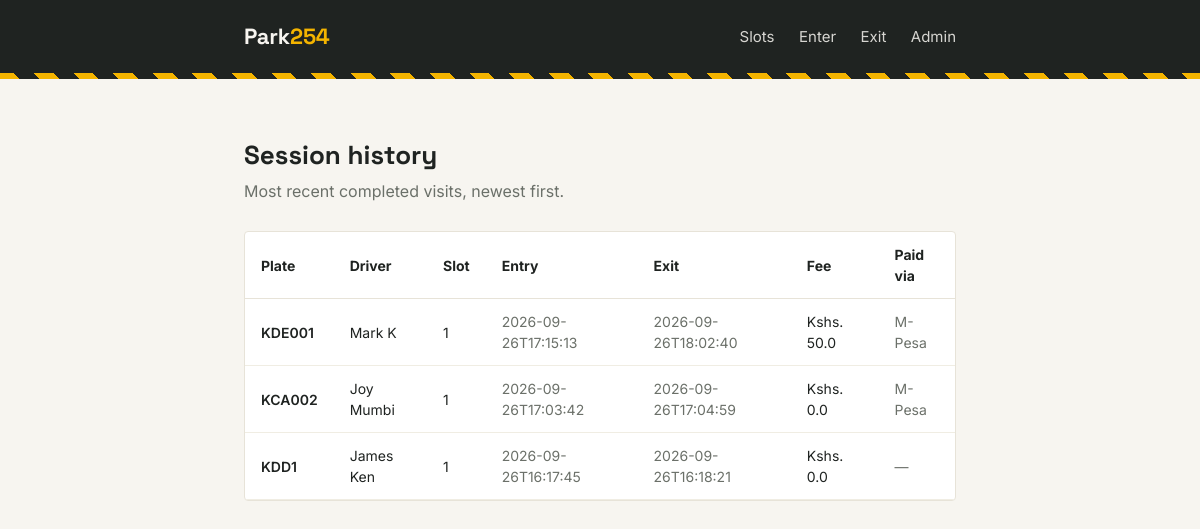
The page /history (signed in) on the database its author committed.
### tables this page shows
CREATE TABLE ParkingSession (
            session_id      INTEGER PRIMARY KEY AUTOINCREMENT,
            plate           TEXT NOT NULL REFERENCES Vehicle(plate),
            slot_id         INTEGER REFERENCES Slot(slot_id),
            entry_time      TEXT NOT NULL,
            exit_time       TEXT,
            fee_charged     REAL,
            status          TEXT NOT NULL CHECK (status IN ('ACTIVE', 'COMPLETED'))
        , payment_method TEXT);

CREATE TABLE Vehicle (
            plate           TEXT PRIMARY KEY,
            full_name       TEXT NOT NULL,
            phone_number    TEXT NOT NULL,
            email           TEXT
        , vehicle_type TEXT);

### app.py (the view)
@app.route("/history")
@login_required
def history():
    sessions = reporting.get_session_history(limit=50)
    return render_template("history.html", sessions=sessions)

### app.py (called while the page is built)
def login_required(view_func):
    @wraps(view_func)
    def wrapped(*args, **kwargs):
        if not session.get("is_admin"):
            return redirect(url_for("admin_login"))
        return view_func(*args, **kwargs)
    return wrapped

### database.py (called while the page is built)
def get_connection():
    conn = sqlite3.connect(DB_NAME)
    conn.row_factory = sqlite3.Row   # lets us access columns by name, e.g. row["plate"]
    conn.execute("PRAGMA foreign_keys = ON")  # SQLite disables FK enforcement by default
    return conn

### modules/reporting.py (called while the page is built)
def get_session_history(limit=50):
    conn = get_connection()
    cur = conn.cursor()
    cur.execute("""
        SELECT ParkingSession.session_id, ParkingSession.plate, Vehicle.full_name,
               ParkingSession.slot_id, ParkingSession.entry_time, ParkingSession.exit_time,
               ParkingSession.fee_charged, ParkingSession.payment_method
        FROM ParkingSession
        JOIN Vehicle ON Vehicle.plate = ParkingSession.plate
        WHERE ParkingSession.status = 'COMPLETED'
        ORDER BY ParkingSession.exit_time DESC
        LIMIT ?
    """, (limit,))
    rows = cur.fetchall()
    conn.close()
    return [dict(row) for row in rows]

### templates/history.html (shortened to what this page needs)
{% extends "base.html" %}
{% block content %}
<h1 style="font-size: 26px; margin-bottom: 4px;">Session history</h1>
<p style="color: var(--muted); margin-top: 0; margin-bottom: 28px;">
    Most recent completed visits, newest first.
</p>
<div class="panel" style="padding: 0; overflow-x: auto;">
    {% if sessions %}
    <table style="width: 100%; border-collapse: collapse; font-size: 14px;">
        <thead>
            <tr style="text-align: left; border-bottom: 1px solid #E7E3D8;">
                <th style="padding: 12px 16px;">Plate</th>
                <th style="padding: 12px 16px;">Driver</th>
                <th style="padding: 12px 16px;">Slot</th>
                <th style="padding: 12px 16px;">Entry</th>
                <th style="padding: 12px 16px;">Exit</th>
                <th style="padding: 12px 16px;">Fee</th>
                <th style="padding: 12px 16px;">Paid via</th>
            </tr>
        </thead>
        <tbody>
            {% for s in sessions %}
            <tr style="border-bottom: 1px solid #F0EDE3;">
                <td style="padding: 12px 16px; font-weight: 600;">{{ s.plate }}</td>
                <td style="padding: 12px 16px;">{{ s.full_name }}</td>
                <td style="padding: 12px 16px;">{{ s.slot_id }}</td>
                <td style="padding: 12px 16px; color: var(--muted);">{{ s.entry_time }}</td>
                <td style="padding: 12px 16px; color: var(--muted);">{{ s.exit_time }}</td>
                <td style="padding: 12px 16px;">Kshs. {{ s.fee_charged }}</td>
                <td style="padding: 12px 16px; color: var(--muted);">
                    {% if s.payment_method == 'mpesa' %}M-Pesa{% elif s.payment_method %}{{ s.payment_method|capitalize }}{% else %}—{% endif %}
                </td>
            </tr>
            {% endfor %}
        </tbody>
    </table>
    {% else %}
    <p style="padding: 28px; color: var(--muted); margin: 0;">No completed sessions yet.</p>
    {% endif %}
</div>
{% endblock %}

### templates/base.html (style rules this page uses)
:root { --ink: #1F2321; --paper: #F7F5F0; --yellow: #F4B400; --green: #2F7A4E; --red: #C1432E; --muted: #6B7069; --panel: #FFFFFF; }
* { box-sizing: border-box; }
body { margin: 0; background: var(--paper); color: var(--ink); font-family: 'Inter', sans-serif; line-height: 1.5; }
h1, h2, h3, .brand, .slot-number { font-family: 'Space Grotesk', sans-serif; }
.panel { background: var(--panel); border: 1px solid #E7E3D8; border-radius: 4px; padding: 28px; }

### rows shown on the page
ParkingSession: plate "KDE001", full_name "Mark K", slot_id "1", entry_time "2026-09-26T17:15:13", exit_time "2026-09-26T18:02:40", fee_charged "50.0", payment_method "M-Pesa"
ParkingSession: plate "KCA002", full_name "Joy Mumbi", slot_id "1", entry_time "2026-09-26T17:03:42", exit_time "2026-09-26T17:04:59", fee_charged "0.0", payment_method "M-Pesa"
ParkingSession: plate "KDD1", full_name "James Ken", slot_id "1", entry_time "2026-09-26T16:17:45", exit_time "2026-09-26T16:18:21", fee_charged "0.0"
